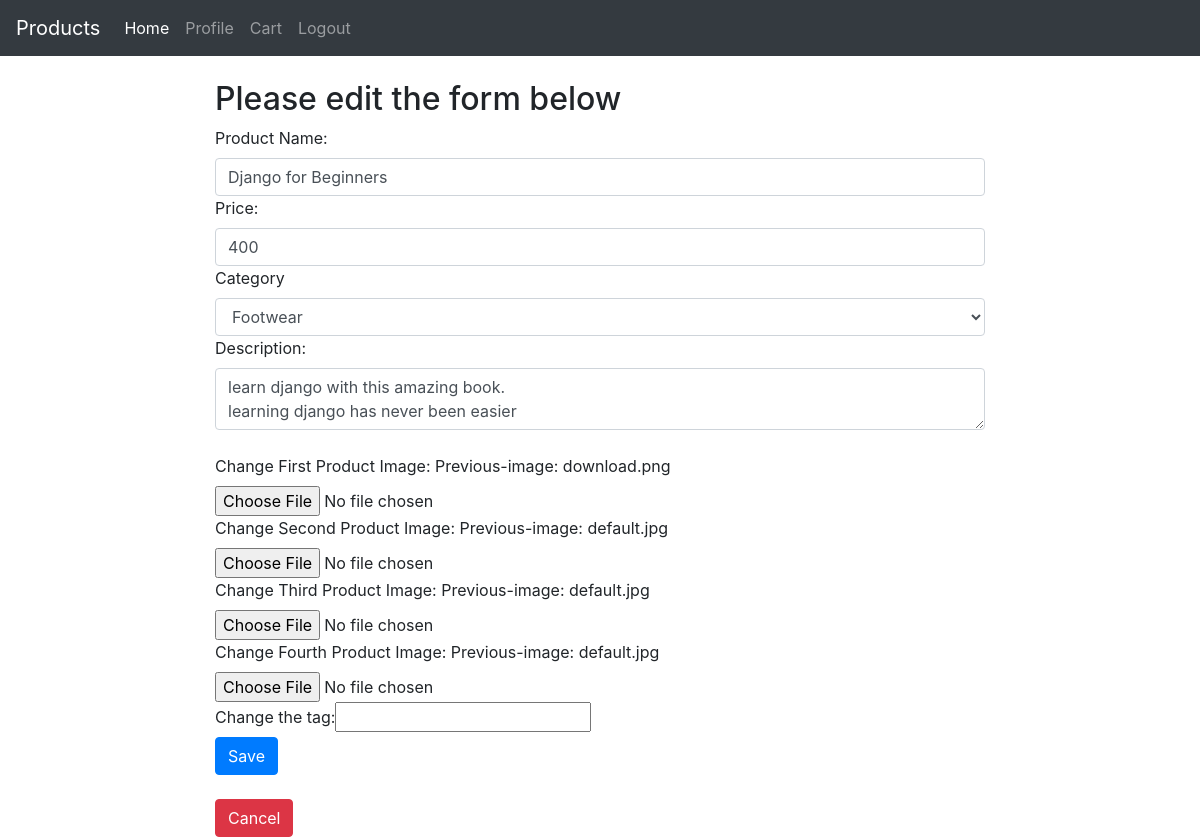
The page /edit/3 (signed in) on the database its author committed.
### Information/models.py (models this page shows, shortened)
class Product(models.Model):
    seller = models.ForeignKey(Info, default=None, on_delete=models.CASCADE)
    product_image1 = models.ImageField(null=True, blank=True, default='default.jpg')
    product_image2 = models.ImageField(null=True, blank=True, default='default.jpg')
    product_image3 = models.ImageField(null=True, blank=True, default='default.jpg')
    product_image4 = models.ImageField(null=True, blank=True, default='default.jpg')
    tags = models.ManyToManyField(Tags, blank=True)
    name = models.CharField(max_length=50)
    price = models.IntegerField()
    category = models.CharField(max_length=20, default='other', choices={('Electronics', 'Electronics')
                                                                         , ('Footwear', 'Footwear')
                                                                         , ('Clothing', 'Clothing')
                                                                         , ('Books', 'Books')
                                                                         , ('other', 'other')
                                                                         , })
    description = models.CharField(max_length=100)

### Information/views.py (the view, shortened to what this page needs)
# urls.py: path('edit/<int:pk>', views.edit_product, name='edit'),
@login_required(login_url='login')
def edit_product(request, pk):
    info = Info.objects.get(user=request.user)
    product = Product.objects.get(id=pk)
    return render(request, 'Information/edit_product.html', {'product': product , 'info': info})

### Information/templates/Information/edit_product.html (shortened to what this page needs)
{% extends 'Information/main.html' %}
{% block content %}
{% include 'Information/navbar.html' %}
<div class="container-fluid">
    <br>
    <div class="row">
        <div class="col-md-2"></div>
            <div class="col-md-8">
                <h2>Please edit the form below</h2>
            <div class="form">
                <form action="" method="POST" enctype="multipart/form-data">
                    <label for="name">Product Name:</label><input name="name" value='{{product.name}}' id="name" class="form-control" type="text">
                    <label for="price">Price:</label><input name="price" id='price' value='{{product.price}}' class="form-control" type="number">
                    <label for="category">Category</label><select id="category" name="category" value='{{product.category}}' class="form-control">
                        <option value="Footwear">Footwear</option>
                    </select>
                    <label for="description">Description:</label><textarea name="description" id='description' class="form-control">{{product.description}}</textarea>
                    <br>
                    <label for="image1">Change First Product Image: Previous-image: {{product.product_image1}} </label><input name="image1"  id='image1' type="file">
                    <br>
                    <label for="image2">Change Second Product Image: Previous-image: {{product.product_image2}} </label><input name="image2"   id='image2' type="file">
                    <br>
                    <label for="image3">Change Third Product Image: Previous-image: {{product.product_image3}} </label><input name="image3"  id='image3' type="file">
                    <br>
                    <label for="image4">Change Fourth Product Image: Previous-image: {{product.product_image4}} </label><input name="image4"  id='image4' type="file">
                    <br>
                    <label for='tag'>Change the tag:  </label><input id=tag type=text name=tag value='{{product.tags.tag_name}}'>
                    <br>
                    <input class="btn btn-primary btn block" value="Save" type="submit">
                </form>
                <br>
                <a class="btn btn-danger" href="{% url 'homeS' %}">Cancel</a>
            </div>
        </div>
    </div>
</div>
{% endblock %}

### rows shown on the page
Product: name "Django for Beginners", price "400", category "Footwear", description "learn django with this amazing book. learning django has never been easier", product_image1 "download.png", product_image2 "default.jpg", product_image3 "default.jpg", product_image4 "default.jpg"
